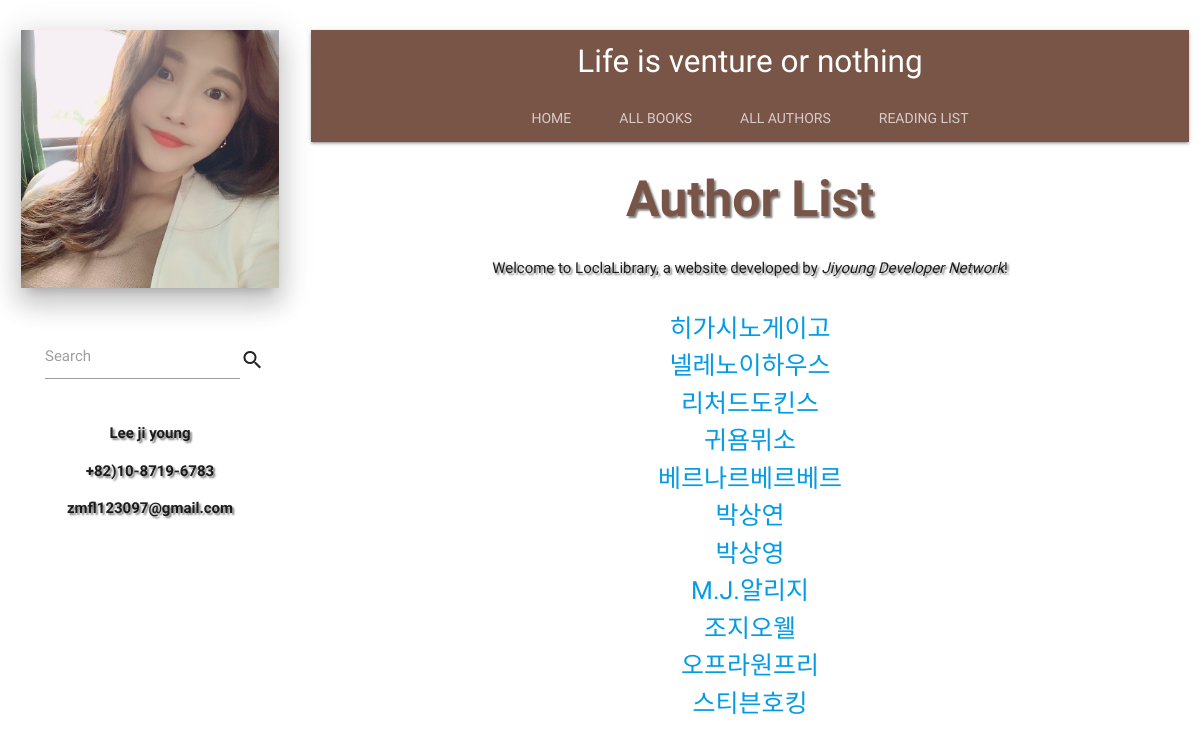
Screenshot of /catalog/authors/ with the database file from the repository.
### catalog/models.py (models this page shows, shortened)
class Author(models.Model):
    first_name = models.CharField(max_length=100)
    last_name = models.CharField(max_length=100)
    image = StdImageField(
        upload_to=profile_image_upload_directory,
        verbose_name="저자 프로필 사진",
        blank=True,
        null=True,
    )
    class Meta:
        ordering = ['last_name', 'first_name']
    def get_absolute_url(self):
        return reverse('author_detail', args=[str(self.id)])

### catalog/views.py (the view)
# urls.py: path('authors/', views.Authorlist.as_view(), name='author_list'),
class Authorlist(generic.ListView):
    template_name = 'catalog/author_list.html'
    context_object_name = 'author_list'
    def get_queryset(self):
        return Author.objects.order_by('last_name')

### catalog/templates/catalog/author_list.html
{% extends "catalog/base_generic.html" %}
{% block content %}
<div class="container">
  <div class="container_index">
    <header id="container_title">Author List</header>
    <p id="container_p">Welcome to LoclaLibrary, a website developed by <em>Jiyoung Developer Network</em>!</p>
  </div>
  {% if author_list %}
  <ul id="authorlist">
    {% for author in author_list %}
    <li>
      <a href="{{author.get_absolute_url}}">{{author.first_name}}{{ author.last_name }}</a>
    </li>
    {% endfor %}
  </ul>
  {% else %}
  <p>There are no author in the library.</p>
  {% endif %}
</div>
{% endblock %}

### catalog/templates/catalog/base_generic.html (shortened to what this page needs)
{% load static %}
<link rel="stylesheet" href="{% static 'css/style.css' %}">
<!DOCTYPE html>
<html>
<head>
    <link type="text/css" rel="stylesheet" href="{% static 'css/materialize.min.css' %}" media="screen,projection"/>
</head>
</head>
<body id="search_book_list">
<div class="row">
    <div class="col s3">
        <div class="row" id="sidenav sidenav-fixed" style="transform: translateX(0px); padding-top: 0px;">
            <div class="row" style="padding-top: 0px;">
                <img class="my_img z-depth-4" src="{% static 'images/my_img.jpg' %}">
                <form class="input-field col s9" style="margin-left:3rem; margin-top:3rem; ">
                    <label for="autocomplete-input">Search</label>
                    <div class="valign-wrapper">
                        <input type="text" id="autocomplete-input" class="autocomplete">
                        <i class="material-icons" id="book_search" style="cursor: pointer">search</i>
                    </div>
                </form>
            </div>
            <div class="row" style="clear:both; padding-top: 0px;">
                <p><b>Lee ji young</b></p>
                <p><b>+82)10-8719-6783</b></p>
                <p><b>zmfl123097@gmail.com</b></p>
            </div>
        </div>
    </div>
    <div class="col s9">
        <nav class="nav-extended">
            <div class="nav-wrapper">
                <a href="{% url 'index' %}" class="brand-logo center">Life is venture or nothing</a>
            </div>
            <div class="nav-content">
                <ul class="tabs tabs-transparent" id="main-nav">
                    <li class="tab"><a href="{% url 'index' %}">Home</a></li>
                    <li class="tab"><a href="{% url 'book_list' %}">All books</a></li>
                    <li class="tab"><a href="{% url 'author_list'%}">All authors</a></li>
                    <li class="tab"><a href="{% url 'readlist' %}">Reading list</a></li>
                </ul>
            </div>
        </nav>
        {% block content %}{% endblock %}
    </div>
</div>
</body>
</html>

### catalog/static/css/style.css (style rules this page uses)
body { font-family: 'Nanum Gothic', sans-serif; }
.nav-extended { background-color: #795548; }
.nav-content #main-nav { display: flex; justify-content: center; }
.container_index #container_title { text-shadow: 2px 2px 2px gray; font-size: 50px; font-weight: bold; color: #795548; margin-top: 20px; }
.container_index #container_p { margin-top: 20px; margin-bottom: 2rem; text-align: center; }
.row { padding-top: 30px; text-align: center; }
.row .my_img { padding-top: 0px; text-align: center; width: 80%; }
.row p { text-shadow: 2px 2px 2px gray; font-family: 'Asap', sans-serif; }
#authorlist { list-style: none; text-align: center; margin-top: 20px; font-size: 25px; color: navy; }

### rows the page displays
Author: first_name "히가시노", last_name "게이고"
Author: first_name "넬레", last_name "노이하우스"
Author: first_name "리처드", last_name "도킨스"
Author: first_name "귀욤", last_name "뮈소"
Author: first_name "베르나르", last_name "베르베르"
Author: first_name "박", last_name "상연"
Author: first_name "박", last_name "상영"
Author: first_name "M.J.", last_name "알리지"
Author: first_name "조지", last_name "오웰"
Author: first_name "오프라", last_name "원프리"
Author: first_name "스티븐", last_name "호킹"
